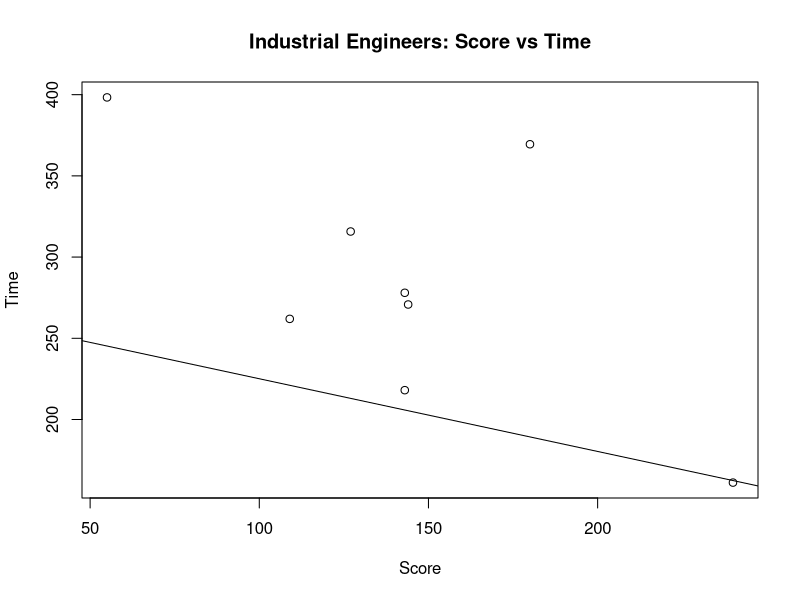
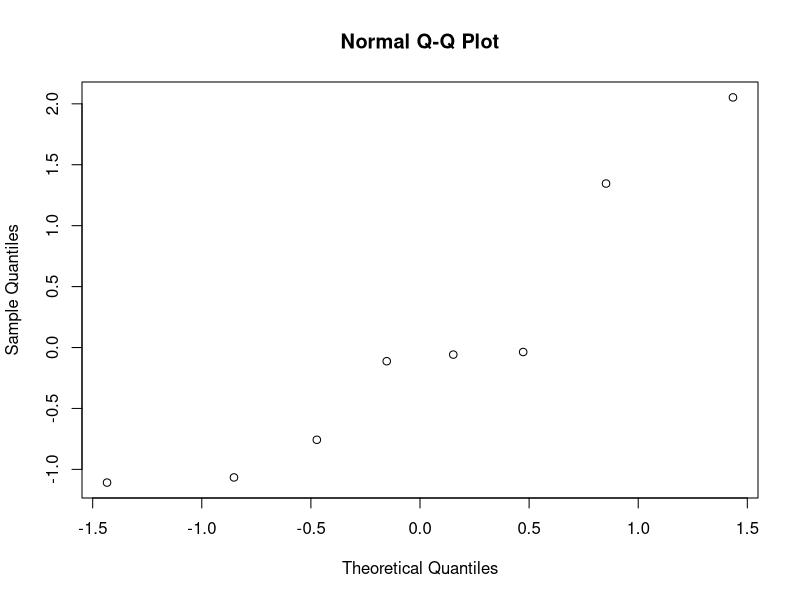

Reproduce these figures in R, in order. (Note: this script raises an error after producing the figures.)
rm(list =ls());
indy <- read.table("Indy-Total-ST.txt", header = TRUE);
attach(indy);
plot(Score, Time, main="Industrial Engineers: Score vs Time", xlab="Score", ylab="Time");
Fit<-lm(Score~Time);
summary(Fit);
abline(Fit);
Fit$residuals;
rstandard(Fit);
library(MASS);
studres(Fit);
Fit$fitted.values;
qqnorm(rstandard(Fit));
qqlin(rstandard(Fit));
plot (rstandard(Fit)~Fit$fitted.values);
abline(0,0);



